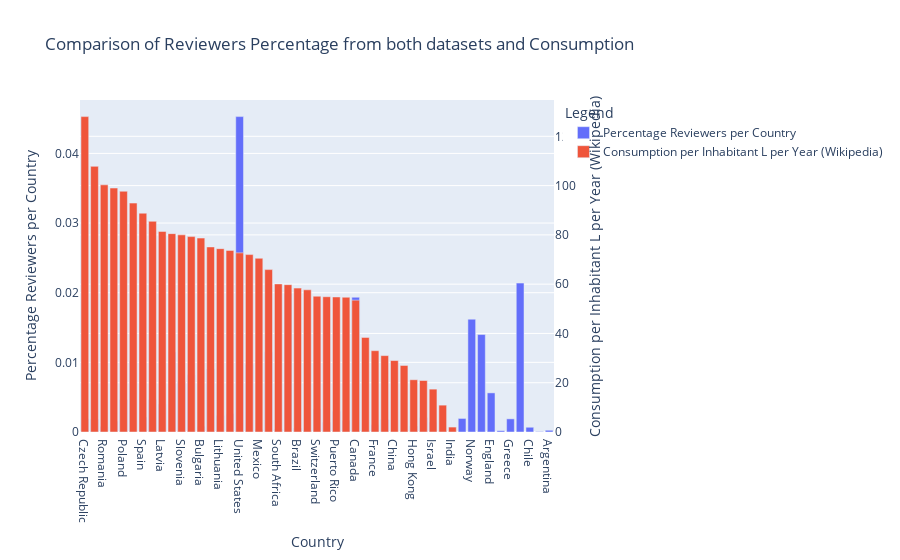

Notebook cell for this chart:
### Code cell
#bar plot with the data from wikipedia (less biased) with country_analysis3 of both the percentage of reviewers and the consumption per inhabitant
#using plotly
# Create the interactive plot (go is also from plotly but lower level)
filtered_country_info2_plotA = filtered_country_info2.sort_values(by='consumption_per_inhabitant_L_per_year(wikipedia)', ascending=False)
fig = go.Figure()

fig.add_trace(go.Bar(
    x=filtered_country_info2_plotA['country'],
    y=filtered_country_info2_plotA['percentage_reviewers_per_country'],
    name='Percentage Reviewers per Country',
    yaxis='y'
))

fig.add_trace(go.Bar(
    x=filtered_country_info2_plotA['country'],
    y=filtered_country_info2_plotA['consumption_per_inhabitant_L_per_year(wikipedia)'],
    name='Consumption per Inhabitant L per Year (Wikipedia)',
    yaxis='y2'
))
fig.update_layout(
    title="Comparison of Reviewers Percentage from both datasets and Consumption",
    xaxis=dict(title="Country"),
    yaxis=dict(title="Percentage Reviewers per Country",side="left"
    ),
    yaxis2=dict(title="Consumption per Inhabitant L per Year (Wikipedia)",side="right",overlaying="y"  
    ),
    legend=dict(title="Legend")
)

fig.show()

### Figure 1 — Plotly figure (JSON) as saved in the notebook; plotly's stock layout.template omitted (floating-point values rounded to 4 significant figures)
{"data": [{"name": "Percentage Reviewers per Country", "type": "bar", "x": ["Czech Republic", "Austria", "Romania", "Germany", "Poland", "Ireland", "Spain", "Croatia", "Latvia", "Estonia", "Slovenia", "Netherlands", "Bulgaria", "Australia", "Lithuania", "Hungary", "United States", "Finland", "Mexico", "Belgium", "South Africa", "Denmark", "Brazil", "Russia", "Switzerland", "Portugal", "Puerto Rico", "Serbia", "Canada", "Japan", "France", "Italy", "China", "Thailand", "Hong Kong", "Singapore", "Israel", "Turkey", "India", "Slovak Republic", "Norway", "Sweden", "England", "Ukraine", "Greece", "Iceland", "Chile", "Philippines", "Argentina"], "y": [0.00189, 0.001829, 0.0008001, 0.001544, 0.00464, 0.01026, 0.002151, 0.004633, 0.004005, 0.01149, 0.007225, 0.008221, 0.0008383, 0.00906, 0.002357, 0.00262, 0.04528, 0.009695, 0.0003723, 0.01151, 0.0004094, 0.0199, 0.0005485, 0.0002709, 0.003336, 0.00139, 0.002956, 0.001659, 0.01935, 0.000203, 0.001036, 0.001807, 8.298e-06, 0.0001348, 0.00084, 0.002049, 0.00143, 0.0001873, 5.078e-06, 0.001948, 0.0162, 0.01399, 0.005616, 0.0001875, 0.001888, 0.02138, 0.0006822, 6.023e-05, 0.0002501], "yaxis": "y"}, {"name": "Consumption per Inhabitant L per Year (Wikipedia)", "type": "bar", "x": ["Czech Republic", "Austria", "Romania", "Germany", "Poland", "Ireland", "Spain", "Croatia", "Latvia", "Estonia", "Slovenia", "Netherlands", "Bulgaria", "Australia", "Lithuania", "Hungary", "United States", "Finland", "Mexico", "Belgium", "South Africa", "Denmark", "Brazil", "Russia", "Switzerland", "Portugal", "Puerto Rico", "Serbia", "Canada", "Japan", "France", "Italy", "China", "Thailand", "Hong Kong", "Singapore", "Israel", "Turkey", "India", "Slovak Republic", "Norway", "Sweden", "England", "Ukraine", "Greece", "Iceland", "Chile", "Philippines", "Argentina"], "y": [128, 107.8, 100.3, 99, 97.7, 92.9, 88.8, 85.5, 81.4, 80.5, 80, 79.3, 78.7, 75.1, 74.4, 73.7, 72.7, 72, 70.5, 65.9, 60.1, 59.8, 58.4, 57.7, 55.1, 54.9, 54.8, 54.7, 53.5, 38.4, 33, 31, 29, 27, 21.2, 20.9, 17.4, 10.9, 2, null, null, null, null, null, null, null, null, null, null], "yaxis": "y2"}], "layout": {"legend": {"title": {"text": "Legend"}}, "title": {"text": "Comparison of Reviewers Percentage from both datasets and Consumption"}, "xaxis": {"title": {"text": "Country"}}, "yaxis": {"side": "left", "title": {"text": "Percentage Reviewers per Country"}}, "yaxis2": {"overlaying": "y", "side": "right", "title": {"text": "Consumption per Inhabitant L per Year (Wikipedia)"}}}}
